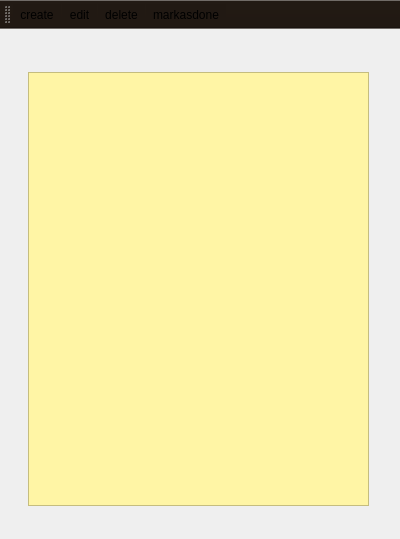
<?xml version="1.0" encoding="UTF-8"?>
<ui version="4.0">
 <class>MainWindow</class>
 <widget class="QMainWindow" name="MainWindow">
  <property name="geometry">
   <rect>
    <x>0</x>
    <y>0</y>
    <width>400</width>
    <height>539</height>
   </rect>
  </property>
  <property name="windowTitle">
   <string>MainWindow</string>
  </property>
  <widget class="QWidget" name="centralwidget">
   <widget class="QListWidget" name="listWidget">
    <property name="geometry">
     <rect>
      <x>28</x>
      <y>43</y>
      <width>341</width>
      <height>434</height>
     </rect>
    </property>
    <property name="sizePolicy">
     <sizepolicy hsizetype="Fixed" vsizetype="Fixed">
      <horstretch>0</horstretch>
      <verstretch>0</verstretch>
     </sizepolicy>
    </property>
    <property name="styleSheet">
     <string notr="true">background-color: rgb(255, 245, 165);
color: rgb(36, 20, 0);</string>
    </property>
   </widget>
   <widget class="QLabel" name="score">
    <property name="geometry">
     <rect>
      <x>30</x>
      <y>10</y>
      <width>61</width>
      <height>21</height>
     </rect>
    </property>
    <property name="text">
     <string/>
    </property>
   </widget>
   <widget class="QLabel" name="background">
    <property name="geometry">
     <rect>
      <x>0</x>
      <y>0</y>
      <width>401</width>
      <height>521</height>
     </rect>
    </property>
    <property name="text">
     <string/>
    </property>
    <property name="pixmap">
     <pixmap resource="resources.qrc">:/img/img/woodTexture.jpg</pixmap>
    </property>
    <property name="scaledContents">
     <bool>true</bool>
    </property>
   </widget>
   <zorder>background</zorder>
   <zorder>listWidget</zorder>
   <zorder>score</zorder>
  </widget>
  <widget class="QToolBar" name="toolBar">
   <property name="windowTitle">
    <string>toolBar</string>
   </property>
   <property name="styleSheet">
    <string notr="true">background-color: rgb(33, 25, 19);
</string>
   </property>
   <property name="iconSize">
    <size>
     <width>50</width>
     <height>50</height>
    </size>
   </property>
   <attribute name="toolBarArea">
    <enum>TopToolBarArea</enum>
   </attribute>
   <attribute name="toolBarBreak">
    <bool>false</bool>
   </attribute>
   <addaction name="actioncreate"/>
   <addaction name="actionedit"/>
   <addaction name="actiondelete"/>
   <addaction name="actionmarkasdone"/>
  </widget>
  <action name="actioncreate">
   <property name="icon">
    <iconset resource="resources.qrc">
     <normaloff>:/img/img/createIcon.jpg</normaloff>:/img/img/createIcon.jpg</iconset>
   </property>
   <property name="text">
    <string>create</string>
   </property>
   <property name="menuRole">
    <enum>QAction::NoRole</enum>
   </property>
  </action>
  <action name="actionedit">
   <property name="checkable">
    <bool>true</bool>
   </property>
   <property name="icon">
    <iconset resource="resources.qrc">
     <normaloff>:/img/img/editIcon.jpg</normaloff>:/img/img/editIcon.jpg</iconset>
   </property>
   <property name="text">
    <string>edit</string>
   </property>
   <property name="menuRole">
    <enum>QAction::NoRole</enum>
   </property>
  </action>
  <action name="actiondelete">
   <property name="checkable">
    <bool>true</bool>
   </property>
   <property name="icon">
    <iconset resource="resources.qrc">
     <normaloff>:/img/img/deleteIcon.jpg</normaloff>:/img/img/deleteIcon.jpg</iconset>
   </property>
   <property name="text">
    <string>delete</string>
   </property>
   <property name="menuRole">
    <enum>QAction::NoRole</enum>
   </property>
  </action>
  <action name="actionmarkasdone">
   <property name="checkable">
    <bool>true</bool>
   </property>
   <property name="checked">
    <bool>false</bool>
   </property>
   <property name="icon">
    <iconset resource="resources.qrc">
     <normaloff>:/img/img/markAsDoneIcon.jpg</normaloff>:/img/img/markAsDoneIcon.jpg</iconset>
   </property>
   <property name="text">
    <string>markasdone</string>
   </property>
   <property name="menuRole">
    <enum>QAction::NoRole</enum>
   </property>
  </action>
 </widget>
 <resources>
  <include location="resources.qrc"/>
 </resources>
 <connections/>
</ui>
